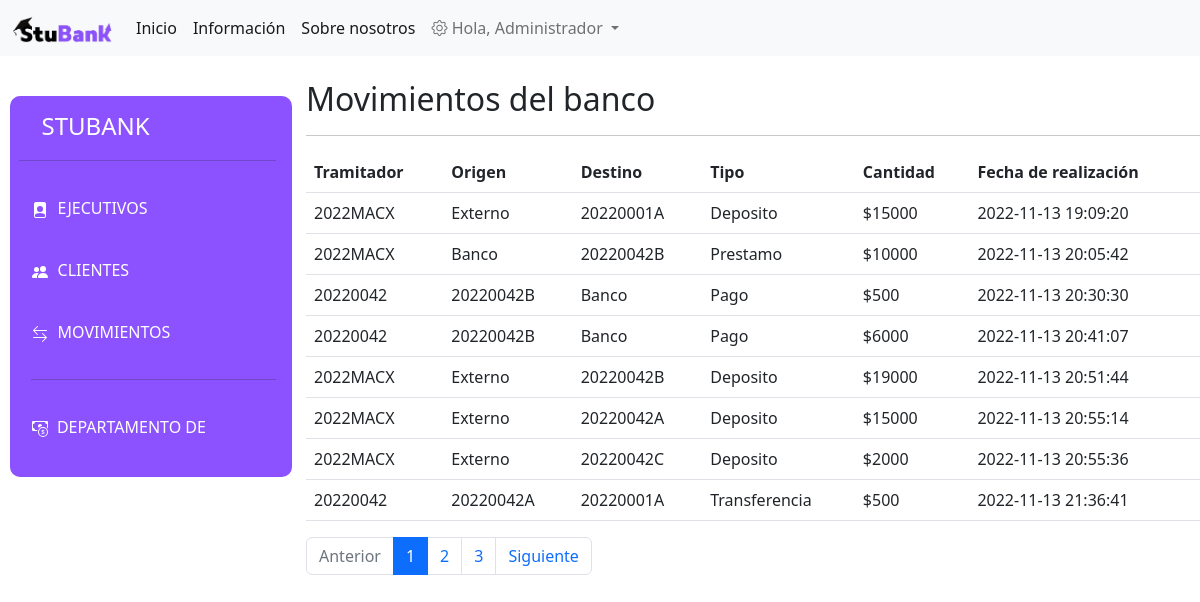
Before: /admin/movimientos.php (signed in) with the older database file.
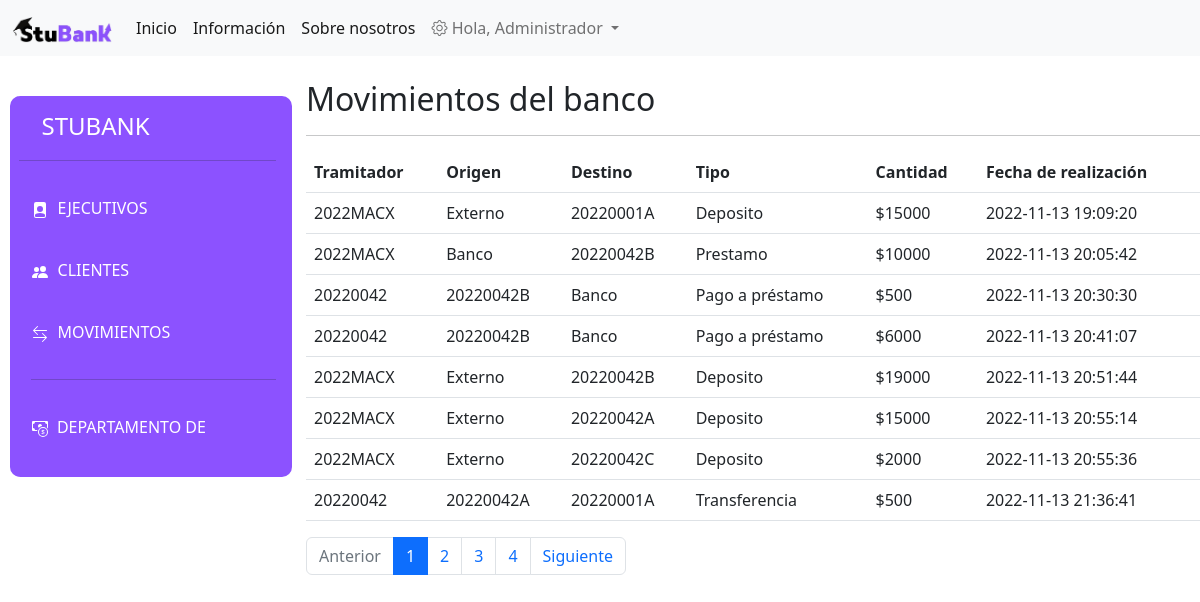
After: the same page with the newer database file.
### tables this page shows
CREATE TABLE `transacciones` (
  `id_mov` int(11) NOT NULL,
  `cTramitador` varchar(9) NOT NULL,
  `solicitante` varchar(9) DEFAULT NULL,
  `cOrigen` varchar(20) NOT NULL,
  `cDestino` varchar(20) NOT NULL,
  `tipo` varchar(20) NOT NULL,
  `cantidad` double NOT NULL,
  `referencia` varchar(7) DEFAULT NULL,
  `motivo` varchar(20) DEFAULT NULL,
  `fecha` datetime NOT NULL DEFAULT current_timestamp()
);

### admin/movimientos.php (the view, shortened to what this page needs)
<?php
    include('../view/conexion.php');
?>
<!DOCTYPE html>
<html lang="es">
<head>
    <link rel="stylesheet" href="../src/css/menu.css">
    <link href="https://cdn.jsdelivr.net/npm/bootstrap@5.2.0/dist/css/bootstrap.min.css" rel="stylesheet">
    <link rel="stylesheet" href="https://cdn.jsdelivr.net/npm/bootstrap-icons@1.9.1/font/bootstrap-icons.css">
</head>
<header>
    <?php include('../view/navbar.php'); ?>
</header>
<body>
    <div class="row">
        <?php include('menu.php');
            $obtencion = "SELECT * FROM transacciones";
            $MovimientosXpagina = 8;
            if ($stmt = $mysqli->prepare($obtencion)) {
                $stmt->execute();
                $stmt->store_result();
                $totalDatos = $stmt->num_rows;
            }
            $paginas = $totalDatos/$MovimientosXpagina;
            $paginas = ceil($paginas);
            if (empty($_GET['pagina'])){
                $pagina = 1;
            }
            else{
                $pagina = $_GET['pagina'];
            }
            $CalculoIncio = ($pagina-1)*$MovimientosXpagina;
            $inicio = (string)$CalculoIncio;
            $sql = "SELECT * FROM transacciones LIMIT $inicio,$MovimientosXpagina";
            $obtencionD = mysqli_query($mysqli,$sql);
            $resultado_Datos=$obtencionD->fetch_all(MYSQLI_ASSOC);
        ?>
        <div class="col-md-9">
            <h2>Movimientos del banco</h2><hr>
            <table class="table mt-3">
                <thead>
                    <th scope="col">Tramitador</th>
                    <th scope="col">Origen</th>
                    <th scope="col">Destino</th>
                    <th scope="col">Tipo</th>
                    <th scope="col">Cantidad</th>
                    <th scope="col">Fecha de realización</th>
                </thead>
                <tbody>
                    <?php foreach($resultado_Datos as $movimiento): ?>
                        <tr>
                            <td><?=$movimiento['cTramitador'] ?></td>
                            <td><?=$movimiento['cOrigen'] ?></td>
                            <td><?=$movimiento['cDestino'] ?></td>
                            <td><?=$movimiento['tipo'] ?></td>
                            <td>$<?=$movimiento['cantidad'] ?></td>
                            <td><?=$movimiento['fecha'] ?></td>
                        </tr>
                    <?php endforeach ?>
                </tbody>
            </table>
            <nav aria-label="movimientoP">
                <ul class="pagination">
                    <li class="page-item
                        <?php echo $pagina<=1 ? 'disabled': '' ?>">
                        <a class="page-link"href="movimientos.php?pagina=<?php echo $pagina-1?>">Anterior</a>
                    </li>
                    <?php for($i=0;$i<$paginas;$i++):?>
                        <li class="page-item
                            <?php echo $pagina==$i+1 ? 'active': '' ?>">
                            <a class="page-link" href="movimientos.php?pagina=<?php echo ($i+1)?>"><?php echo ($i+1)?></a>
                        </li>
                    <?php endfor?>
                    <li class="page-item
                        <?php echo $pagina>=$paginas? 'disabled': '' ?>">
                        <a class="page-link" href="movimientos.php?pagina=<?php echo $pagina+1?>">Siguiente</a>
                    </li>
                </ul>
            </nav>
        </div>
    </div>
</body>
</html>

Changed rows visible on the page:
changed transacciones (number 3 of 8 on the later page): tipo "Pago" → "Pago a préstamo"
changed transacciones (number 4 of 8 on the later page): tipo "Pago" → "Pago a préstamo"
Other visible differences:
new list line: "4"
